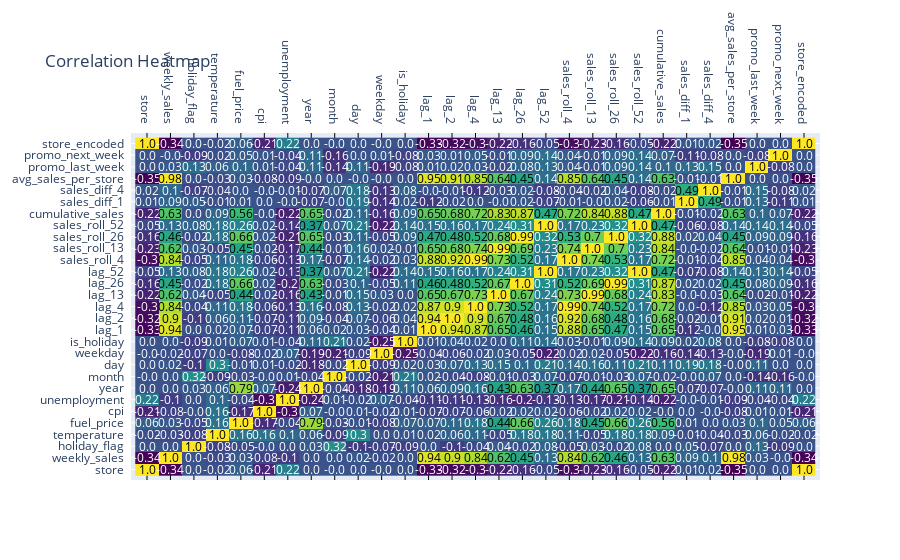

Notebook code cell kept with this figure:
### Code cell
import plotly.figure_factory as ff

corr = df.select_dtypes(include='number').corr()
fig_corr = ff.create_annotated_heatmap(
    z=corr.values,
    x=list(corr.columns),
    y=list(corr.index),
    annotation_text=corr.round(2).values,
    colorscale='Viridis'
)
fig_corr.update_layout(title="Correlation Heatmap")
fig_corr.show()
